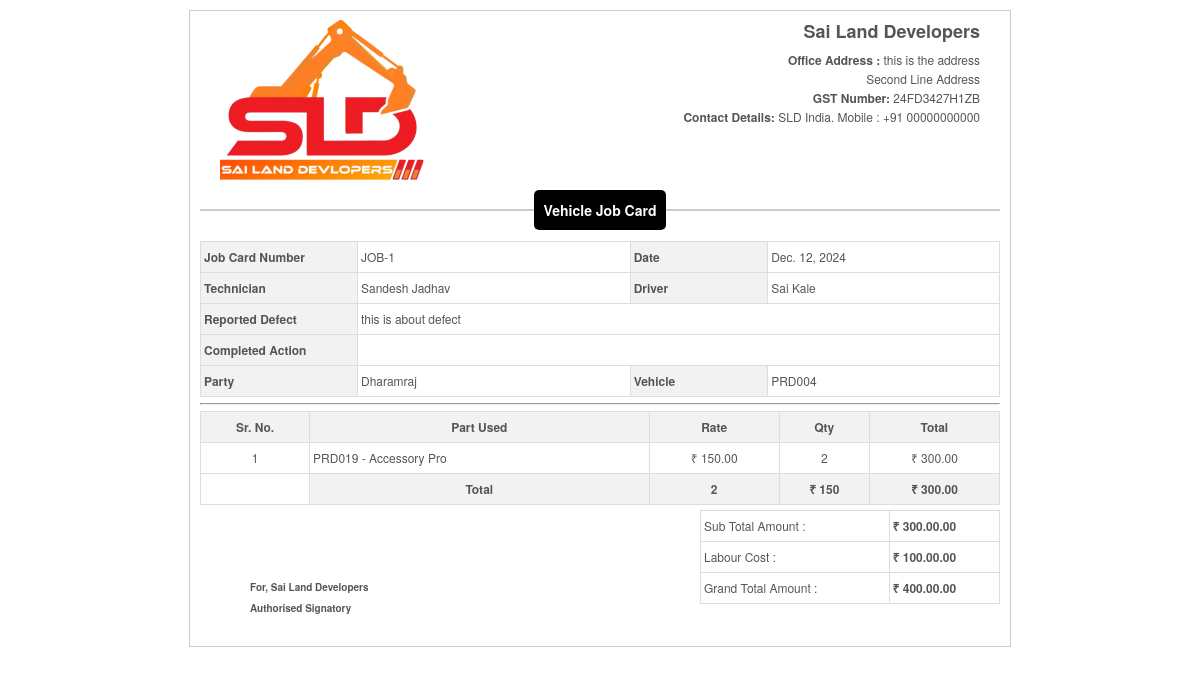
/workshop/print_job_card/1, run on an earlier commit of the app's database.
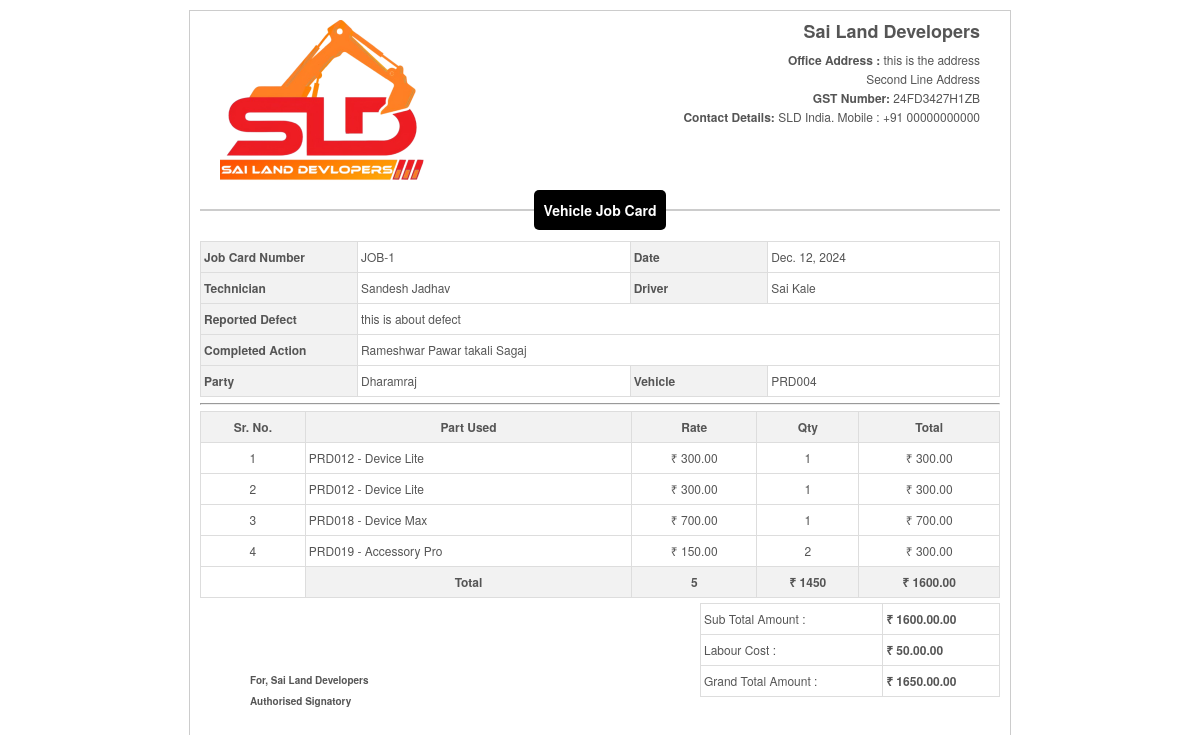
And on a later commit of the database.
### ERP_Admin/models.py (models this page shows, shortened)
class JobCard(models.Model):
    job_card_number = models.CharField(max_length=20, unique=True, editable=False)
    technician = models.ForeignKey('Technician', related_name='job_cards',  on_delete=models.CASCADE, null=True, blank=True)
    driver= models.ForeignKey('Driver', related_name='job_cards',  on_delete=models.CASCADE, null=True, blank=True)
    date = models.DateField()
    reported_defect = models.TextField()
    completed_action = models.TextField(null=True, blank=True)
    party = models.ForeignKey('Party', related_name='job_cards', on_delete=models.SET_NULL, null=True, blank=True)
    vehicle = models.ForeignKey('Vehicle', related_name='job_cards', on_delete=models.CASCADE)
    status = models.CharField(max_length=20, choices=JOB_CARD_STATUS, default='pending')
    labour_cost = models.DecimalField(max_digits=10, decimal_places=2, null=True, blank=True, validators=[MinValueValidator(0)])

class Technician(models.Model):
    technician_name = models.CharField(max_length=100, verbose_name="Technician Name")
    adhaar_number = models.CharField(max_length=20, unique=True, verbose_name="Aadhaar Number")
    mobile_number = models.CharField(max_length=10, unique=True, verbose_name="Mobile Number")
    alternate_mobile_number = models.CharField(max_length=15, blank=True, null=True)
    email = models.EmailField(max_length=100, unique=True, null=True, blank=True, verbose_name="Email Address")
    address = models.TextField(null=True, blank=True, verbose_name="Address")
    date_of_birth = models.DateField(null=True, blank=True, verbose_name="Date of Birth")
    date_joined = models.DateField(auto_now_add=True, verbose_name="Date Joined")
    pan_card=models.FileField(upload_to="Documents", max_length=None, null=True, blank=True)
    adhaar_card=models.FileField(upload_to="Documents", max_length=None, null=True, blank=True)
    profile_photo=models.FileField(upload_to="Documents", max_length=None, null=True, blank=True)
    additional_docs=models.FileField(upload_to="Documents", max_length=None, null=True, blank=True)
    class Meta:
        verbose_name = "Technician"
        verbose_name_plural = "Technicians"

class Driver(models.Model):
    user = models.OneToOneField(CustomUser, on_delete=models.CASCADE, null=True)
    driver_name = models.CharField(max_length=20, null=False, blank=False)
    license_number = models.CharField(max_length=20, unique=True, null=False, blank=False)
    adhaar_number = models.CharField(max_length=20, unique=True, null=True, blank=False)
    mobile_number = models.CharField(max_length=15, null=False, blank=False)
    alternate_mobile_number = models.CharField(max_length=15, blank=True, null=True)
    address = models.TextField(null=True, blank=True)
    date_of_birth = models.DateField(null=True, blank=True)
    date_joined = models.DateField(auto_now_add=False)
    adhaar_card_photo=models.FileField(upload_to="Documents", max_length=None, null=True, blank=True)
    pan_card_photo=models.FileField(upload_to="Documents", max_length=None, null=True, blank=True)
    driving_license_photo=models.FileField(upload_to="Documents", max_length=None, null=True, blank=True)
    profile_photo=models.FileField(upload_to="Documents", max_length=None, null=True, blank=True)

class Party(models.Model):
    business_name = models.CharField(max_length=100)
    customer_name = models.CharField(max_length=100)
    gst_number = models.CharField(max_length=15, unique=True, blank=True, null=True)
    mobile_number = models.CharField(max_length=15, unique=True)
    alternate_mobile_number = models.CharField(max_length=15, blank=True, null=True)
    address = models.TextField(null=True, blank=True, verbose_name="Address")
    document1=models.FileField(upload_to="ClientDocuments", max_length=None, null=True, blank=True)
    document2=models.FileField(upload_to="ClientDocuments", max_length=None, null=True, blank=True)
    document3=models.FileField(upload_to="ClientDocuments", max_length=None, null=True, blank=True)

class Vehicle(models.Model):
    vehicle_name = models.CharField(max_length=100)
    vehicle_number = models.CharField(max_length=50, unique=True)

class JobCardItem(models.Model):
    job_card = models.ForeignKey(JobCard, related_name='items', on_delete=models.CASCADE)
    product = models.ForeignKey(Product, related_name='job_card_items', on_delete=models.CASCADE)
    quantity = models.PositiveIntegerField(validators=[MinValueValidator(1)])
    cost = models.DecimalField(max_digits=10, decimal_places=2, validators=[MinValueValidator(0)])
    total_cost = models.DecimalField(max_digits=10, decimal_places=2, null=True, blank=True, validators=[MinValueValidator(0)])

class Product(models.Model):
    product_code = models.CharField(max_length=20, unique=True, db_index=True)
    product_name = models.CharField(max_length=100, db_index=True)
    model = models.ForeignKey(Model, related_name='items', null=True, blank=True, on_delete=models.CASCADE)
    description = models.TextField(null=True, blank=True)
    sale_price = models.DecimalField(max_digits=10, decimal_places=2, null=True)  # Use DecimalField for monetary values
    minimum_stock_alert = models.PositiveIntegerField(default=0)
    available_stock = models.PositiveIntegerField(default=0, db_index=True, null=True, blank=True)
    product_image=models.ImageField(upload_to="Product Images", height_field=None, width_field=None, max_length=500, null=True, blank=True)
    def __str__(self):
        return self.product_name

### ERP_Workshop/views.py (the view)
# urls.py: path('print_job_card/<int:id>', views.print_job_card, name='workshop_print_job_card'),
def print_job_card(request, id):
    job_card = JobCard.objects.get(id=id)
    items = JobCardItem.objects.filter(job_card=job_card).order_by('-id')
    total_cost = items.aggregate(Sum('total_cost'))['total_cost__sum']
    total_cost = round(total_cost, 2) if total_cost is not None else 0
    total_quantity = items.aggregate(Sum('quantity'))['quantity__sum'] or 0
    total_rate = items.aggregate(Sum('cost'))['cost__sum'] or 0
    total_taxable_amount = total_cost
    labour_cost = round(job_card.labour_cost, 2)
    grand_total_cost = round(total_cost + labour_cost, 2)
    return render(request, "workshop_print_job_card.html", {
        'job_card': job_card,
        'items': items,
        'total_cost': total_cost,
        'total_quantity': total_quantity,
        'total_rate': total_rate,
        'total_taxable_amount': total_taxable_amount,
        'labour_cost': labour_cost,
        'grand_total_cost': grand_total_cost
    })

### ERP_Workshop/templates/workshop_print_job_card.html (shortened to what this page needs)
<!DOCTYPE html>
<html lang="en">
{% load static %}
<head>
    <link rel="stylesheet" href="{% static 'assets/css/materialdesignicons.min.css' %}">
</head>
<body>
    <div class="job_card">
        <div class="company-details">
            <div class="logo">
                <img src="{% static 'img/sld-logo.png' %}" alt="Company Logo">
            </div>
            <div class="info">
                <h1>Sai Land Developers</h1>
                <p style=""><b>Office Address :</b> this is the address</p>
                <p style="margin-top:-10px;">Second Line Address</p>
                <p style="margin-top:-10px;"><b>GST Number:</b> 24FD3427H1ZB</p>
                <p style="margin-top:-10px;"><b>Contact Details:</b> SLD India. Mobile : +91 00000000000</p>
            </div>
        </div>
        <div class="job_card_details">
            <center>
                <span class="bill-title">Vehicle Job Card</span>
            </center>
            <table class="job_card-table">
                <tbody>
                    <tr>
                        <th style="width: 150px;">Job Card Number</th>
                        <td>{{ job_card.job_card_number }}</td>
                        <th>Date</th>
                        <td>{{ job_card.date }}</td>
                    </tr>
                    <tr>
                        <th style="width: 150px;">Technician</th>
                        <td>{{ job_card.technician.technician_name }} </td></td>
                        <th>Driver</th>
                        <td>{{ job_card.driver.driver_name }}</td>
                    </tr>
                    <tr>
                        <th style="width: 150px;">Reported Defect</th>
                        <td colspan="3">{{ job_card.reported_defect }} </td>
                    </tr>
                    <tr>
                        <th style="width: 150px;">Completed Action</th>
                        <td colspan="3">{{ job_card.completed_action }}</td>
                    </tr>
                    <tr>
                        <th style="width: 150px;">Party</th>
                        <td>{{ job_card.party.business_name }}</td>
                        <th>Vehicle</th>
                        <td>{{ job_card.vehicle.vehicle_number }}</td>
                    </tr>
                </tbody>
            </table>
        </div>
        <hr>
        <table class="job_card-table" border="1" style="width:100%;">
            <thead>
                <tr><b>
                    <th style="text-align:center;" rowspan="2" style="width:10%">Sr. No.</th>
                    <th style="text-align:center;" rowspan="2" style="width:30%">Part Used</th>
                    <th style="text-align:center;" rowspan="2" style="width:8%">Rate</th>
                    <th style="text-align:center;" rowspan="2" style="width:8%">Qty</th>
                    <th style="text-align:center;" rowspan="2" style="width:8%">Total</th>
                </b></tr>
            </thead>
            <tbody>
                {% for i in items %}
                <tr>
                    <td style="text-align:center;">{{ forloop.counter }}</td>
                    <td> {{ i.product.product_code }} - {{ i.product }}</td>
                    <td style="text-align:center;">&#8377; {{ i.cost }}</td>
                    <td style="text-align:center;">{{ i.quantity }}</td>
                    <td style="text-align:center;">&#8377; {{ i.total_cost }}</td>
                </tr>
                {% endfor %}
                <tr>
                    <td></td>
                    <td style="text-align:center;" class="table-footer"><b>Total</b></td>
                    <td style="text-align:center;" class="table-footer"><b>{{ total_quantity }}</b></td>
                    <td style="text-align:center;" class="table-footer"><b>&#8377; {{ total_rate }}</b></td>
                    <td style="text-align:center;" class="table-footer"><b>&#8377; {{ total_taxable_amount }}</b></td>
                </tr>
            </tbody>
        </table>
        <div style="display:flex; flex-direction:row;">
            <div style="width:60%; margin-top: 50px; margin-left: 50px;">
                <div class="mt-3">
                    <h5 style="font-weight:bold; margin-top: 20px;"><strong>For, Sai Land Developers</strong></h5>
                    <h5 style="margin-top:-20px;">Authorised Signatory</h5>
                </div>
            </div>
            <div style="width:40%;">
                <table class="job_card-table" border="1" style="width:100%;">
                    <tbody>
                        <tr>
                            <td style="text-align:left;">Sub Total Amount : </td>
                            <td style="text-align:left;"><b>&#8377;  {{ total_cost }}.00</b></td>
                        </tr>
                        <tr>
                            <td style="text-align:left;">Labour Cost : </td>
                            <td style="text-align:left;"><b>&#8377;  {{ labour_cost }}.00</b></td>
                        </tr>
                        <tr>
                            <td style="text-align:left;">Grand Total Amount : </td>
                            <td style="text-align:left;"><b>&#8377;  {{ grand_total_cost }}.00</b></td>
                        </tr>
                    </tbody>
                </table>
            </div>
        </div>
    </div>
</body>
</html>

### ERP_Workshop/templates/workshop_print_job_card.html (style rules this page uses)
body { margin: 10px; }
.job_card { padding: 10px; border: 1px solid #ccc; max-width: 800px; margin: auto; font-size: 12px; line-height: 24px; font-family: 'Helvetica Neue', 'Helvetica', Helvetica, Arial, sans-serif; color: #555; }
.job_card-table { width: 100%; border-collapse: collapse; margin-top: 5px; }
.job_card-table th, .job_card-table td { border: 1px solid #ddd; padding: 3px; text-align: left; }
.job_card-table th, .table-footer { background-color: #f2f2f2; }
.company-details { display: flex; justify-content: space-between; padding: 20px; border-bottom: 2px solid #ccc; }
.logo img { max-width: 240px; max-height: 240px; }
.info { text-align: right; }
.info h1 { margin: 0; font-size: 1.5em; }
.info p { margin: 5px 0; font-size: 1em; color: #555; }
.bill-title { background-color: black; color: white; padding: 10px; border-radius: 5px; font-weight: bold; font-size: 14px; position: relative; top: -13px; }

What changed in the data, as far as the page shows it:
changed JobCard "JOB-1": completed_action (not shown) → "Rameshwar Pawar takali Sagaj"
added JobCardItem: product.product_code "PRD012", product "Device Lite", cost "300.00", quantity "1", total_cost "300.00"
added JobCardItem: product.product_code "PRD012", product "Device Lite", cost "300.00", quantity "1", total_cost "300.00"
added JobCardItem: product.product_code "PRD018", product "Device Max", cost "700.00", quantity "1", total_cost "700.00"
Also different on the page:
{{ total_quantity }}: "2" → "5"
{{ total_rate }}: "150" → "1450"
{{ total_taxable_amount }}: "300.00" → "1600.00"
{{ total_cost }}: "300.00" → "1600.00"
{{ labour_cost }}: "100.00" → "50.00"
{{ grand_total_cost }}: "400.00" → "1650.00"
